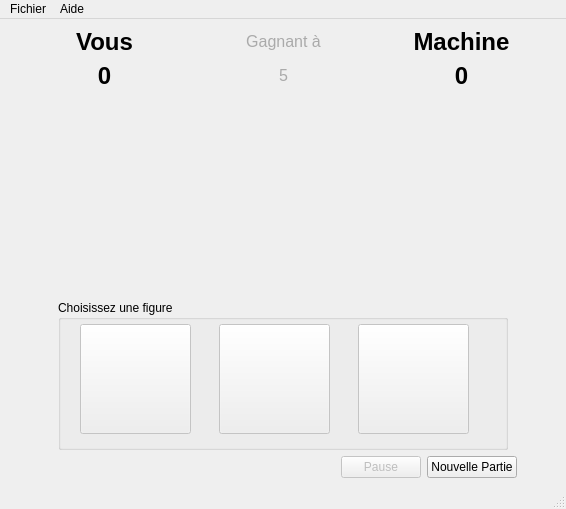
<?xml version="1.0" encoding="UTF-8"?>
<ui version="4.0">
 <class>MainWindow</class>
 <widget class="QMainWindow" name="MainWindow">
  <property name="geometry">
   <rect>
    <x>0</x>
    <y>0</y>
    <width>566</width>
    <height>509</height>
   </rect>
  </property>
  <property name="windowTitle">
   <string>Chifoumi</string>
  </property>
  <property name="windowIcon">
   <iconset resource="RessourceChifoumi.qrc">
    <normaloff>:/chifoumi/images/pierre.gif</normaloff>:/chifoumi/images/pierre.gif</iconset>
  </property>
  <widget class="QWidget" name="centralwidget">
   <layout class="QHBoxLayout" name="horizontalLayout_5">
    <item>
     <layout class="QHBoxLayout" name="horizontalLayout_4">
      <item>
       <spacer name="horizontalSpacer_2">
        <property name="orientation">
         <enum>Qt::Horizontal</enum>
        </property>
        <property name="sizeType">
         <enum>QSizePolicy::Fixed</enum>
        </property>
        <property name="sizeHint" stdset="0">
         <size>
          <width>40</width>
          <height>20</height>
         </size>
        </property>
       </spacer>
      </item>
      <item>
       <layout class="QVBoxLayout" name="verticalLayout">
        <item>
         <layout class="QGridLayout" name="gridLayout">
          <item row="3" column="3">
           <spacer name="horizontalSpacer_4">
            <property name="orientation">
             <enum>Qt::Horizontal</enum>
            </property>
            <property name="sizeHint" stdset="0">
             <size>
              <width>40</width>
              <height>20</height>
             </size>
            </property>
           </spacer>
          </item>
          <item row="2" column="2">
           <widget class="QLabel" name="labelGoal">
            <property name="text">
             <string>&lt;html&gt;&lt;head/&gt;&lt;body&gt;&lt;p align=&quot;center&quot;&gt;&lt;span style=&quot; font-size:12pt; color:#aaaaaa;&quot;&gt;5&lt;/span&gt;&lt;/p&gt;&lt;/body&gt;&lt;/html&gt;</string>
            </property>
           </widget>
          </item>
          <item row="1" column="4">
           <widget class="QLabel" name="Machine">
            <property name="text">
             <string>&lt;html&gt;&lt;head/&gt;&lt;body&gt;&lt;p&gt;&lt;span style=&quot; font-size:18pt; font-weight:600;&quot;&gt;Machine&lt;/span&gt;&lt;/p&gt;&lt;/body&gt;&lt;/html&gt;</string>
            </property>
            <property name="alignment">
             <set>Qt::AlignCenter</set>
            </property>
           </widget>
          </item>
          <item row="3" column="1">
           <spacer name="horizontalSpacer_5">
            <property name="orientation">
             <enum>Qt::Horizontal</enum>
            </property>
            <property name="sizeHint" stdset="0">
             <size>
              <width>40</width>
              <height>20</height>
             </size>
            </property>
           </spacer>
          </item>
          <item row="1" column="2">
           <widget class="QLabel" name="label">
            <property name="text">
             <string>&lt;html&gt;&lt;head/&gt;&lt;body&gt;&lt;p align=&quot;center&quot;&gt;&lt;span style=&quot; font-size:12pt; color:#aaaaaa;&quot;&gt;Gagnant à&lt;/span&gt;&lt;/p&gt;&lt;/body&gt;&lt;/html&gt;</string>
            </property>
           </widget>
          </item>
          <item row="1" column="0">
           <widget class="QLabel" name="Vous">
            <property name="text">
             <string>&lt;html&gt;&lt;head/&gt;&lt;body&gt;&lt;p&gt;&lt;span style=&quot; font-size:18pt; font-weight:600;&quot;&gt;Vous&lt;/span&gt;&lt;/p&gt;&lt;/body&gt;&lt;/html&gt;</string>
            </property>
            <property name="textFormat">
             <enum>Qt::AutoText</enum>
            </property>
            <property name="alignment">
             <set>Qt::AlignCenter</set>
            </property>
           </widget>
          </item>
          <item row="3" column="0">
           <widget class="QLabel" name="coupJoueur">
            <property name="minimumSize">
             <size>
              <width>111</width>
              <height>110</height>
             </size>
            </property>
            <property name="maximumSize">
             <size>
              <width>111</width>
              <height>110</height>
             </size>
            </property>
            <property name="text">
             <string/>
            </property>
            <property name="pixmap">
             <pixmap resource="RessourceChifoumi.qrc">:/chifoumi/images/rien.gif</pixmap>
            </property>
           </widget>
          </item>
          <item row="3" column="4">
           <widget class="QLabel" name="coupMachine">
            <property name="minimumSize">
             <size>
              <width>111</width>
              <height>110</height>
             </size>
            </property>
            <property name="maximumSize">
             <size>
              <width>111</width>
              <height>110</height>
             </size>
            </property>
            <property name="text">
             <string/>
            </property>
            <property name="pixmap">
             <pixmap resource="RessourceChifoumi.qrc">:/chifoumi/images/rien.gif</pixmap>
            </property>
           </widget>
          </item>
          <item row="3" column="2">
           <widget class="QLabel" name="Vs">
            <property name="minimumSize">
             <size>
              <width>111</width>
              <height>110</height>
             </size>
            </property>
            <property name="maximumSize">
             <size>
              <width>111</width>
              <height>110</height>
             </size>
            </property>
            <property name="text">
             <string/>
            </property>
            <property name="pixmap">
             <pixmap resource="RessourceChifoumi.qrc">:/chifoumi/images/versus.gif</pixmap>
            </property>
           </widget>
          </item>
          <item row="5" column="2">
           <spacer name="verticalSpacer_2">
            <property name="orientation">
             <enum>Qt::Vertical</enum>
            </property>
            <property name="sizeHint" stdset="0">
             <size>
              <width>20</width>
              <height>40</height>
             </size>
            </property>
           </spacer>
          </item>
          <item row="2" column="0">
           <widget class="QLabel" name="scoreJoueur">
            <property name="text">
             <string>&lt;html&gt;&lt;head/&gt;&lt;body&gt;&lt;p align=&quot;center&quot;&gt;&lt;span style=&quot; font-size:18pt; font-weight:600;&quot;&gt;0&lt;/span&gt;&lt;/p&gt;&lt;/body&gt;&lt;/html&gt;</string>
            </property>
           </widget>
          </item>
          <item row="2" column="4">
           <widget class="QLabel" name="scoreMachine">
            <property name="text">
             <string>&lt;html&gt;&lt;head/&gt;&lt;body&gt;&lt;p align=&quot;center&quot;&gt;&lt;span style=&quot; font-size:18pt; font-weight:600;&quot;&gt;0&lt;/span&gt;&lt;/p&gt;&lt;/body&gt;&lt;/html&gt;</string>
            </property>
           </widget>
          </item>
          <item row="4" column="2">
           <widget class="QLabel" name="Temps">
            <property name="text">
             <string/>
            </property>
           </widget>
          </item>
         </layout>
        </item>
        <item>
         <layout class="QHBoxLayout" name="horizontalLayout">
          <item>
           <widget class="QGroupBox" name="groupBox">
            <property name="minimumSize">
             <size>
              <width>450</width>
              <height>150</height>
             </size>
            </property>
            <property name="maximumSize">
             <size>
              <width>450</width>
              <height>150</height>
             </size>
            </property>
            <property name="title">
             <string>Choisissez une figure</string>
            </property>
            <widget class="QWidget" name="horizontalLayoutWidget_3">
             <property name="geometry">
              <rect>
               <x>0</x>
               <y>10</y>
               <width>434</width>
               <height>138</height>
              </rect>
             </property>
             <layout class="QHBoxLayout" name="horizontalLayout_3">
              <item>
               <widget class="QPushButton" name="boutonPierre">
                <property name="enabled">
                 <bool>false</bool>
                </property>
                <property name="minimumSize">
                 <size>
                  <width>111</width>
                  <height>110</height>
                 </size>
                </property>
                <property name="maximumSize">
                 <size>
                  <width>111</width>
                  <height>110</height>
                 </size>
                </property>
                <property name="text">
                 <string/>
                </property>
                <property name="icon">
                 <iconset resource="RessourceChifoumi.qrc">
                  <normaloff>:/chifoumi/images/pierre.gif</normaloff>:/chifoumi/images/pierre.gif</iconset>
                </property>
                <property name="iconSize">
                 <size>
                  <width>128</width>
                  <height>128</height>
                 </size>
                </property>
               </widget>
              </item>
              <item>
               <widget class="QPushButton" name="boutonFeuille">
                <property name="enabled">
                 <bool>false</bool>
                </property>
                <property name="minimumSize">
                 <size>
                  <width>111</width>
                  <height>110</height>
                 </size>
                </property>
                <property name="maximumSize">
                 <size>
                  <width>111</width>
                  <height>110</height>
                 </size>
                </property>
                <property name="text">
                 <string/>
                </property>
                <property name="icon">
                 <iconset resource="RessourceChifoumi.qrc">
                  <normaloff>:/chifoumi/images/papier.gif</normaloff>:/chifoumi/images/papier.gif</iconset>
                </property>
                <property name="iconSize">
                 <size>
                  <width>128</width>
                  <height>128</height>
                 </size>
                </property>
                <property name="checkable">
                 <bool>false</bool>
                </property>
               </widget>
              </item>
              <item>
               <widget class="QPushButton" name="boutonCiseau">
                <property name="enabled">
                 <bool>false</bool>
                </property>
                <property name="minimumSize">
                 <size>
                  <width>111</width>
                  <height>110</height>
                 </size>
                </property>
                <property name="maximumSize">
                 <size>
                  <width>111</width>
                  <height>110</height>
                 </size>
                </property>
                <property name="text">
                 <string/>
                </property>
                <property name="icon">
                 <iconset resource="RessourceChifoumi.qrc">
                  <normaloff>:/chifoumi/images/ciseau.gif</normaloff>:/chifoumi/images/ciseau.gif</iconset>
                </property>
                <property name="iconSize">
                 <size>
                  <width>131</width>
                  <height>128</height>
                 </size>
                </property>
               </widget>
              </item>
             </layout>
            </widget>
           </widget>
          </item>
         </layout>
        </item>
        <item>
         <layout class="QHBoxLayout" name="horizontalLayout_2">
          <item>
           <spacer name="horizontalSpacer">
            <property name="orientation">
             <enum>Qt::Horizontal</enum>
            </property>
            <property name="sizeHint" stdset="0">
             <size>
              <width>40</width>
              <height>20</height>
             </size>
            </property>
           </spacer>
          </item>
          <item>
           <widget class="QPushButton" name="bouttonPause">
            <property name="enabled">
             <bool>false</bool>
            </property>
            <property name="text">
             <string>Pause</string>
            </property>
           </widget>
          </item>
          <item>
           <widget class="QPushButton" name="boutonNouvellePartie">
            <property name="text">
             <string>Nouvelle Partie</string>
            </property>
           </widget>
          </item>
         </layout>
        </item>
       </layout>
      </item>
      <item>
       <spacer name="horizontalSpacer_3">
        <property name="orientation">
         <enum>Qt::Horizontal</enum>
        </property>
        <property name="sizeType">
         <enum>QSizePolicy::Fixed</enum>
        </property>
        <property name="sizeHint" stdset="0">
         <size>
          <width>40</width>
          <height>20</height>
         </size>
        </property>
       </spacer>
      </item>
     </layout>
    </item>
   </layout>
  </widget>
  <widget class="QMenuBar" name="menubar">
   <property name="geometry">
    <rect>
     <x>0</x>
     <y>0</y>
     <width>566</width>
     <height>21</height>
    </rect>
   </property>
   <widget class="QMenu" name="menuFichier">
    <property name="title">
     <string>Fichier</string>
    </property>
    <addaction name="actionQuitter"/>
    <addaction name="actionParametres"/>
    <addaction name="actionResultats"/>
   </widget>
   <widget class="QMenu" name="menuAide">
    <property name="title">
     <string>Aide</string>
    </property>
    <addaction name="actionA_propos_de"/>
   </widget>
   <addaction name="menuFichier"/>
   <addaction name="menuAide"/>
  </widget>
  <widget class="QStatusBar" name="statusbar"/>
  <action name="actionNouvellePartie">
   <property name="text">
    <string>NouvellePartie</string>
   </property>
  </action>
  <action name="actionQuitter">
   <property name="text">
    <string>Quitter</string>
   </property>
   <property name="shortcut">
    <string>Alt+F3</string>
   </property>
  </action>
  <action name="actionA_propos_de">
   <property name="text">
    <string>A propos de ...</string>
   </property>
   <property name="shortcut">
    <string>F1</string>
   </property>
  </action>
  <action name="actionParametres">
   <property name="text">
    <string>Parametres</string>
   </property>
   <property name="shortcut">
    <string>F5</string>
   </property>
  </action>
  <action name="actionResultats">
   <property name="text">
    <string>Resultats</string>
   </property>
   <property name="shortcut">
    <string>F6</string>
   </property>
  </action>
 </widget>
 <resources>
  <include location="RessourceChifoumi.qrc"/>
 </resources>
 <connections/>
</ui>
